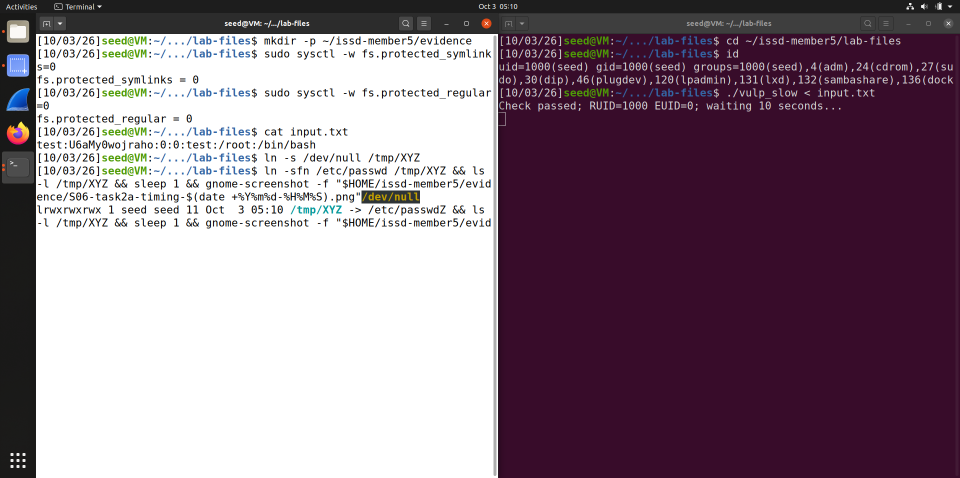
#> input picture evidence/S06-task2a-timing-20261003-051013.png, 1920 x 955 px (shown at 1/2 size)
$ python crop_member5_evidence.py
#> lines starting #> are read from the running program, lines starting #| are printed output that depends on the picture
"""Create presentation crops from original evidence; retain all terminal output."""
from pathlib import Path

from PIL import Image


ROOT = Path(__file__).resolve().parents[2]
DEST = ROOT / "Member5" / "evidence"
CROPS = [
    ("S06-task2a-timing-20261003-051013.png", "S06-task2a-timing-cropped.png", (72, 28, 1920, 480)),
    ("S07-task2a-result-20261003-051108.png", "S07-task2a-result-cropped.png", (72, 28, 1920, 610)),
]


def main():
    for source, target, box in CROPS:
        with Image.open(ROOT / "evidence" / source) as image:
#> image is the input picture: PIL image 1920x955 RGBA; mean R, G, B, A 139.7, 121, 133.9, 255
            if image.size != (1920, 955):
                raise ValueError(f"Unexpected dimensions for {source}: {image.size}")
            image.crop(box).save(DEST / target)
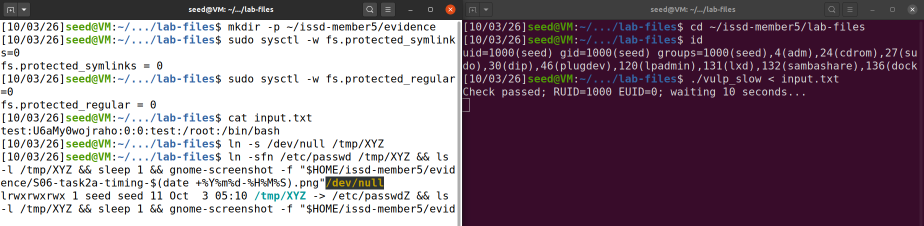
#> saved as S06-task2a-timing-cropped.png: PIL image 1848x452 RGBA (shown at 1/2 size); mean R, G, B, A 138.1, 120, 132.4, 255
        with Image.open(DEST / target) as result:
#> (the run stopped early here; a loop or call above may not have finished)
